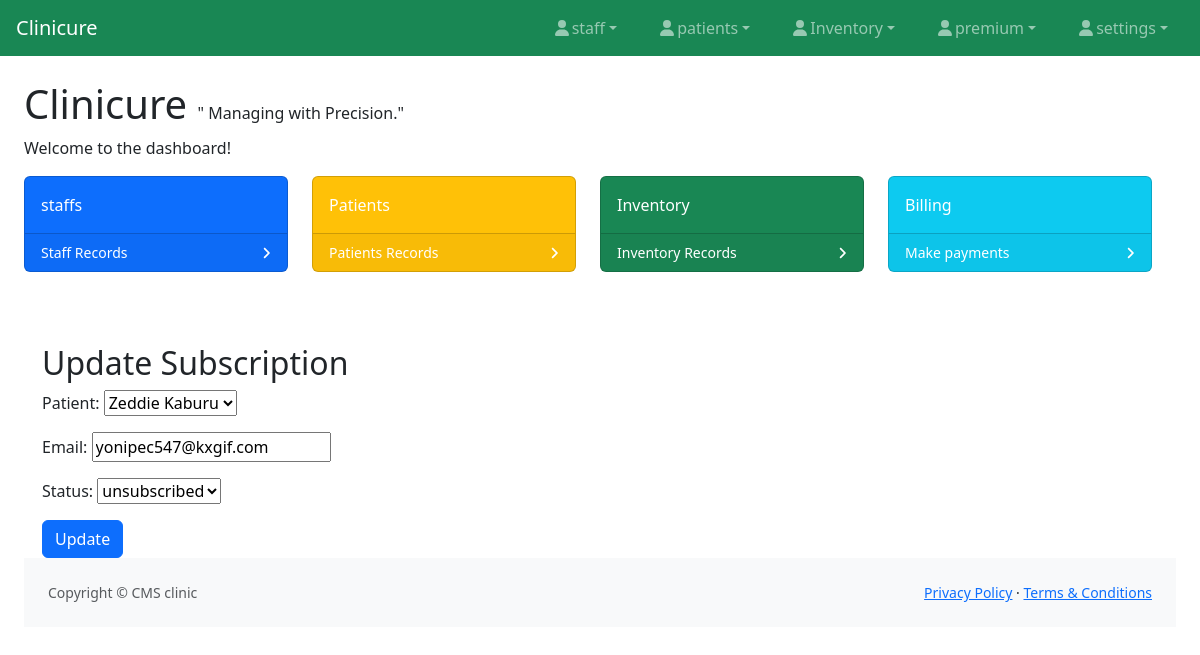
Page /premium/update_subscription/4/ on the committed database.
### premium/models.py (models this page shows, shortened)
class PremiumSubscription(models.Model):
    patient_status = [
        ('subscribed', 'subscribed'),
        ('unsubscribed', 'unsubscribed')
    ]
    patient = models.ForeignKey(patients, on_delete=models.CASCADE)
    subscribed_at = models.DateTimeField(auto_now_add=True)
    email = models.EmailField(blank=True, null=True)
    status = models.CharField(max_length=20, choices=patient_status, default='subscribed')
    age= models.IntegerField

### premium/views.py (the view)
# urls.py: path('update_subscription/<int:id>/',views.update_subscription, name="update_subscription"),
def update_subscription(request, id):
    subscription = get_object_or_404(PremiumSubscription, id=id)
    if request.method == 'POST':
        form = PremiumSubscriptionForm(request.POST, instance=subscription)
        if form.is_valid():
            form.save()
            return redirect('premium:subscribers')
    else:
     form = PremiumSubscriptionForm(instance=subscription)
     return render(request, 'update_subscription.html', {'form': form, 'subscription': subscription})

### premium/forms.py
class PremiumSubscriptionForm(forms.ModelForm):
    class Meta:
        model = PremiumSubscription
        fields = '__all__'

### patients/models.py (called while the page is built)
    def __str__(self):
        return f"{self.first_name} {self.last_name}"

### premium/templates/update_subscription.html (shortened to what this page needs)
{% extends 'base.html' %}
{% block body %}
<div class="container mt-5">
    <h2>Update Subscription</h2>
    <form method="post">
        {{ form.as_p }}
        <button type="submit" class="btn btn-primary">Update</button>
    </form>
</div>
{% endblock %}

### rows in the picture
PremiumSubscription: patient "Zeddie Kaburu", email "yonipec547@kxgif.com", status "unsubscribed"
